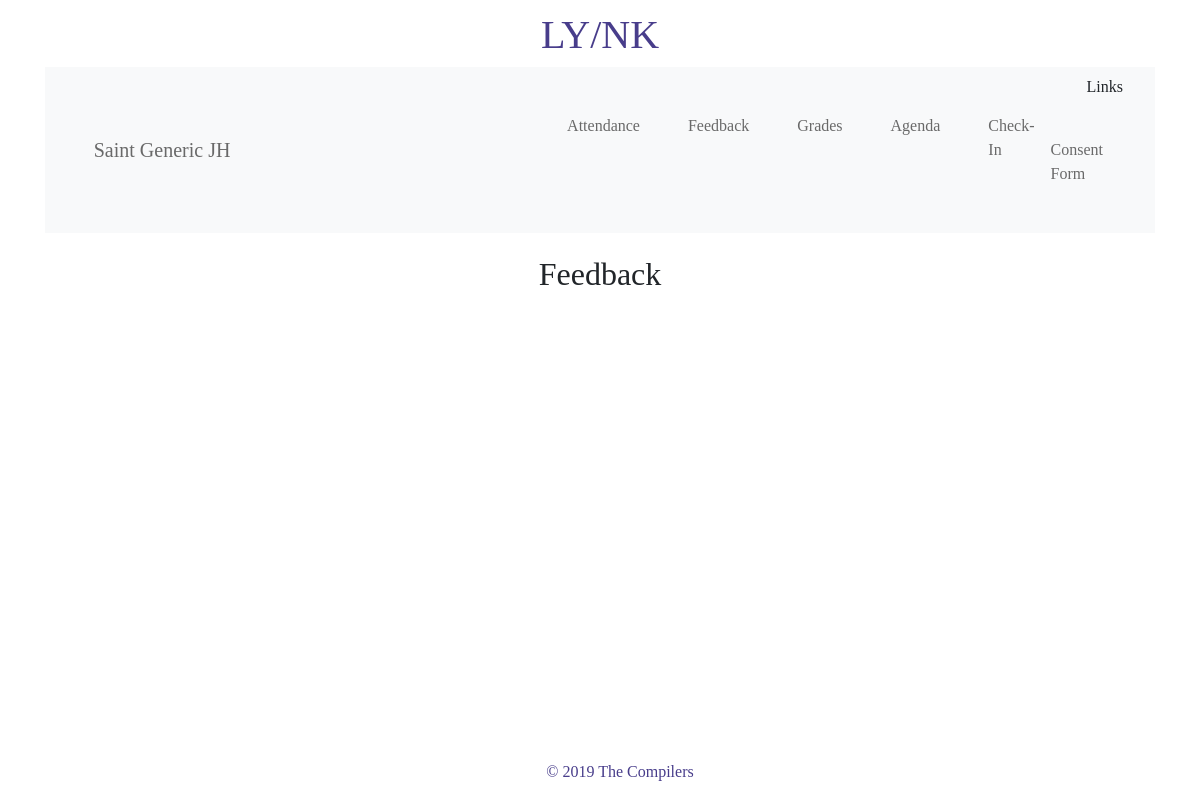
/student_feedback/1/, run on an earlier commit of the app's database.
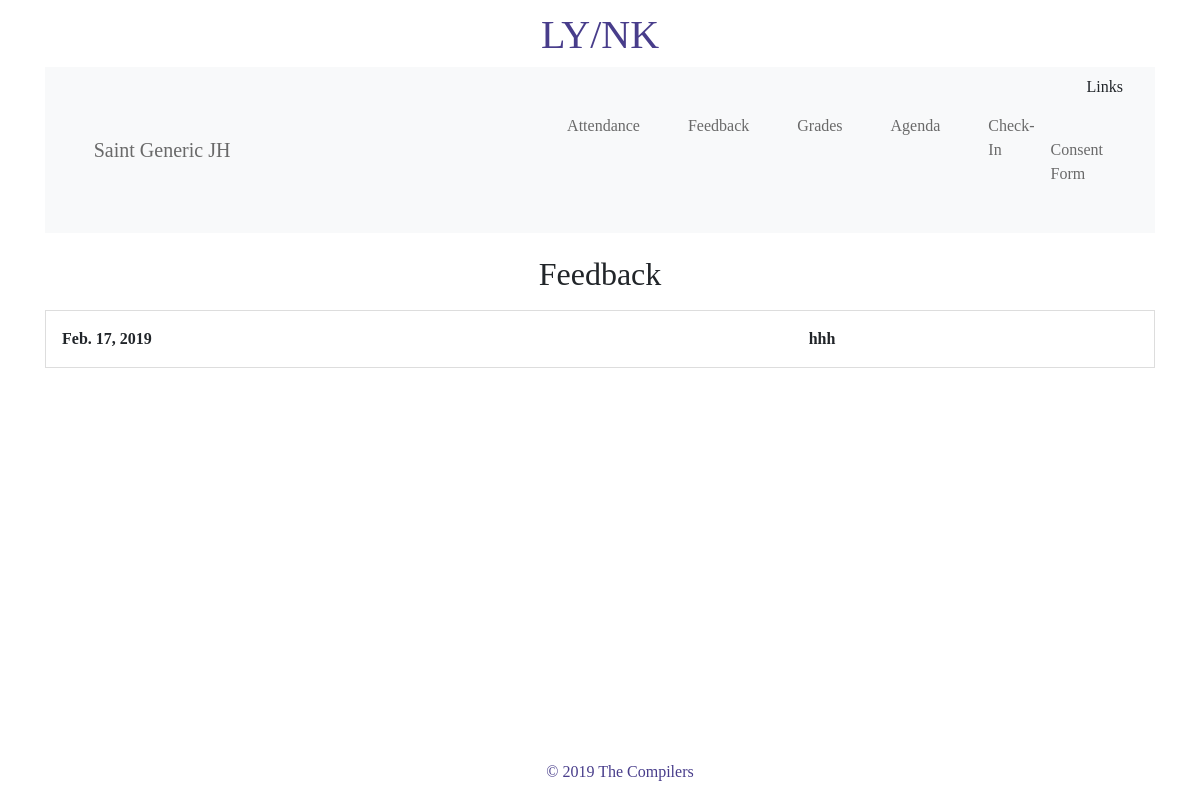
And on a later commit of the database.
### compillerwebsite/models.py (models this page shows, shortened)
class Feedback(models.Model):
    student = models.ForeignKey(Student, on_delete=models.CASCADE)
    date = models.DateField(auto_now=True)
    comment = models.TextField(max_length=1000)

### compillerwebsite/views.py (the view)
# urls.py: url(r'^student_feedback/(?P<id>\d+)/$', views.student_feedback, name='student_feedback'),
def student_feedback(request, id):
    feedbacks = Feedback.objects.filter(id=id)
    context = {
        'feedback': feedbacks
    }
    return render(request, 'parentFeedback.html', context)

### templates/parentFeedback.html (shortened to what this page needs)
{% extends "base.html" %}
{% block content %}
    <nav class="navbar navbar-expand-sm bg-light">
            <a class="navbar-brand" href="/parentHome">Saint Generic JH</a>
            <ul class="navbar-nav">
                <li class="nav-item">
                    <a class="nav-link" href="/parentAttendance">Attendance</a>
                </li>
                <li class="nav-item">
                    <a class="nav-link" href="/parentFeedback">Feedback</a>
                </li>
                <li class="nav-item">
                    <a class="nav-link" href="/parentGrades">Grades</a>
                </li>
                <li class="nav-item">
                    <a class="nav-link" href="/parentAgenda">Agenda</a>
                </li>
                <li class="nav-item">
                    <a class="nav-link" href="/parentCheckIn">Check-In</a>
                </li>
                <li class="nav-item">
                   Links  <a class="nav-link" href="/parentConsent">Consent Form</a>
                </li>
            </ul>
    </nav>
    <h2>Feedback</h2>
    <table>
    {% for feedback in feedback %}
        <tr>
            <th>{{ feedback.date }}</th>
            <th>{{ feedback.comment }}</th>
        </tr>
    {% endfor %}
    </table>
{% endblock content %}

What changed in the data, as far as the page shows it:
added Feedback: date "Feb. 17, 2019", comment "hhh"
